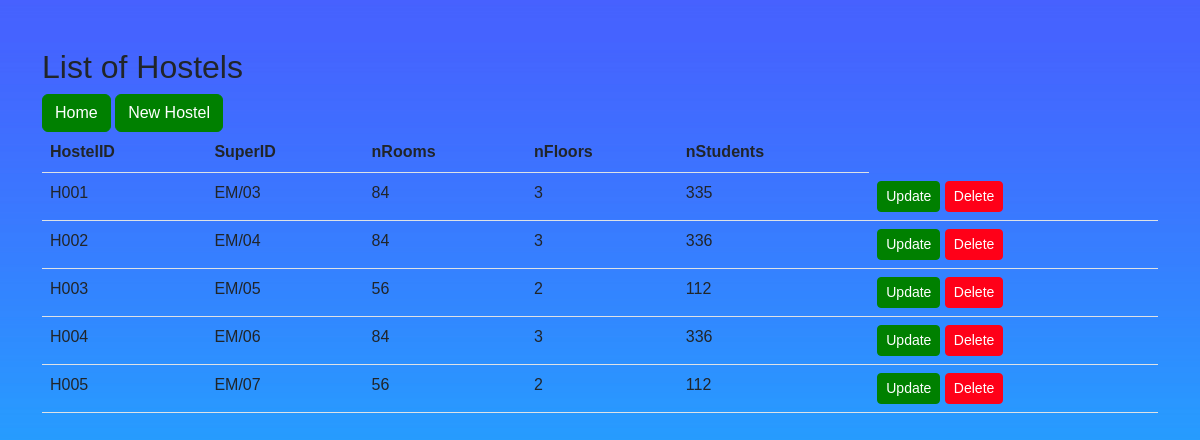
The page /IndexHostel.php (signed in) on the database its author committed.
### tables this page shows
CREATE TABLE `hostel` (
  `HostelID` varchar(4) NOT NULL,
  `SuperID` char(6) DEFAULT NULL,
  `nRooms` int(11) NOT NULL,
  `nFloors` int(11) NOT NULL,
  `nStudents` int(11) NOT NULL
);

### IndexHostel.php (the view, shortened to what this page needs)
<!DOCTYPE html>
<html lang="en">
<head>
    <link rel="stylesheet" href="https://cdn.jsdelivr.net/npm/bootstrap@5.2.2/dist/css/bootstrap.min.css">
    <link rel="stylesheet" type="text/css" href="EditDeleteButton.css">
</head>
<body>
    <div class="container my-5">
        <h2>List of Hostels</h2>
        <a class="btn btn-head" href="/HostelManagement/HomeEmployee.php" role="button">Home</a>
        <a class="btn btn-head" href="/HostelManagement/AddHostel.php" role="button">New Hostel</a>
        <br>
        <table class="table">
            <thead>
                <tr>
                    <th>HostelID</th>
                    <th>SuperID</th>
                    <th>nRooms</th>
                    <th>nFloors</th>
                    <th>nStudents</th>
                </tr>
            </thead>
            <tbody>
                <?php
                $servername = "localhost";
                $username = "root";
                $password = "";
                $database = "hostel management system";
                $connection = new mysqli($servername, $username, $password, $database);
                $sql = "SELECT * FROM hostel";
                $result = $connection->query($sql);
                while ($row = $result->fetch_assoc()) {
                    echo "
                    <tr>
                    <td>$row[HostelID]</td>
                    <td>$row[SuperID]</td>
                    <td>$row[nRooms]</td>
                    <td>$row[nFloors]</td>
                    <td>$row[nStudents]</td>
                    <td>
                        <a class='btn btn-head btn-sm' href='/HostelManagement/UpdateHostel.php?HostelID=$row[HostelID]'>Update</a>
                        <a class='btn btn-delete btn-sm' href='/HostelManagement/DeleteHostel.php?HostelID=$row[HostelID]'>Delete</a>
                    </td>
                    </tr>
                    ";
                }
                ?>
            </tbody>
        </table>
    </div>
</body>
</html>

### EditDeleteButton.css (style rules this page uses)
.btn-delete { --bs-btn-color: #fff; --bs-btn-bg: #ff0018; --bs-btn-border-color: #ff0018; --bs-btn-hover-color: #fff; --bs-btn-hover-bg: #0b5ed7; --bs-btn-hover-border-color: #0a58ca; --bs-btn-focus-shadow-rgb: 49, 132, 253; --bs-btn-active-color: #fff; --bs-btn-active-bg: #0a58ca; --bs-btn-active-border-color: #0a53be; --bs-btn-active-shadow: inset 0 3px 5px rgba(0, 0, 0, 0.125); --bs-btn-disabled-color: #fff; --bs-btn-disabled-bg: #ff0018; --bs-btn-disabled-border-color: #ff0018 }
.btn-head { --bs-btn-color: #fff; --bs-btn-bg: #008000; --bs-btn-border-color: #008000; --bs-btn-hover-color: #fff; --bs-btn-hover-bg: #0b5ed7; --bs-btn-hover-border-color: #0a58ca; --bs-btn-focus-shadow-rgb: 49, 132, 253; --bs-btn-active-color: #fff; --bs-btn-active-bg: #0a58ca; --bs-btn-active-border-color: #0a53be; --bs-btn-active-shadow: inset 0 3px 5px rgba(0, 0, 0, 0.125); --bs-btn-disabled-color: #fff; --bs-btn-disabled-bg: #008000; --bs-btn-disabled-border-color: #008000 }

### IndexHostel.php (style rules this page uses)
body { margin: 0; padding: 0; background: url(bgImage.jpg)no-repeat center center fixed; font-family: sans-serif; background-size: cover; }

### rows shown on the page
hostel: HostelID "H001", SuperID "EM/03", nRooms "84", nFloors "3", nStudents "335"
hostel: HostelID "H002", SuperID "EM/04", nRooms "84", nFloors "3", nStudents "336"
hostel: HostelID "H003", SuperID "EM/05", nRooms "56", nFloors "2", nStudents "112"
hostel: HostelID "H004", SuperID "EM/06", nRooms "84", nFloors "3", nStudents "336"
hostel: HostelID "H005", SuperID "EM/07", nRooms "56", nFloors "2", nStudents "112"
